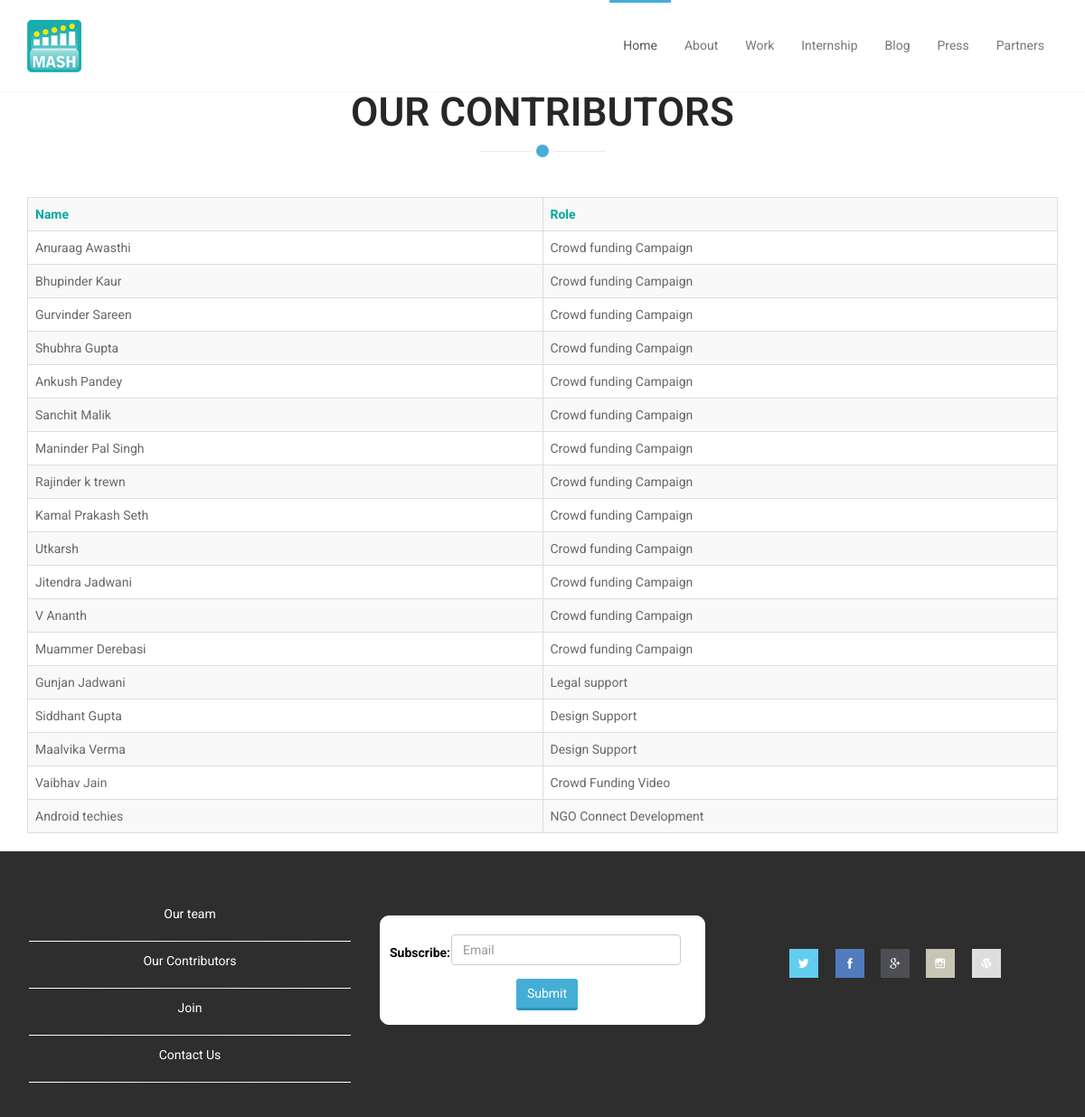
Screenshot of /pages/contributors/contributors with the database file from the repository.
### tables this page shows
CREATE TABLE IF NOT EXISTS `contributors` (
`con_id` int(10) NOT NULL,
  `con_name` varchar(50) NOT NULL,
  `con_role` varchar(100) NOT NULL
);

### application/controllers/pages.php (called while the page is built, shortened)
<?php
class Pages extends CI_Controller {
	function __construct(){
			$this->load->helper('url');
			$this->load->model('press_model');
			$this->load->model('con_model');
			$this->load->model('team_model');
			$this->load->model('project_model');
			$this->load->model('event_model');
			$this->load->model('partner_model');
		}
	public function contributors ( $page= 'contributors')
	{
		$this->load->helper('url');
		$data['results'] = $this->con_model->get_con();
		$data['title'] = "Mash Project";
		$this->load->view('templates/header.php',$data);
		$this->load->view('templates/nav.php',$data);
		$this->load->view('pages/'.$page.'.php');
		$this->load->view('templates/footer.php',$data);
	}
}
?>

### index.php (called while the page is built, shortened)
<?php
require_once BASEPATH.'core/CodeIgniter.php';

### application/models/con_model.php (called while the page is built, shortened)
<?php
	class Con_model extends CI_Model {
		public function get_con($limit =false){
			$query = $this->db->get('contributors',$limit);
			return $query->result_array();
		}
	}
?>

### application/views/templates/tmpl_con.php (the view)
<tr>
       <td class="col-sm-6"><?= $con_name ?></td>
       <td class="col-sm-6"><?= $con_role ?></td>
</tr>

### application/views/pages/contributors.php
<div class="container" id="contributors">
    <div class="section-header">
                <h2 class="section-title text-center">Our Contributors</h2>
            </div>
<div class="table-responsive">
<table class="table table-hover table-striped table-bordered">
    <tr style="color: #01a89e">
        <th class="col-sm-6">Name</th>
        <th class="col-sm-6">Role</th>
    </tr>
   <?php
          foreach ($results as $item) :
                     extract($item);
                  include 'C:\xampp1\htdocs\mashproject\application\views\templates\tmpl_con.php';
                 endforeach
    ?>
</table>
</div>
</div>

### css/main.css (style rules this page uses)
body { padding-top: 100px; background: #fff; font-family: 'Roboto', sans-serif; font-weight: 400; color: #64686d; line-height: 26px; }
h1, h2, h3, h4, h5, h6 { font-weight: 600; font-family: 'Roboto', sans-serif; color: #272727; }
.section-header { margin-bottom: 50px; }
.section-header .section-title { font-size: 44px; color: #272727; text-transform: uppercase; position: relative; padding-bottom: 20px; margin: 0 0 20px; }
.section-header .section-title:before { content: ""; position: absolute; width: 140px; bottom: 0; left: 50%; margin-left: -70px; height: 1px; background: #ebebeb; }
.section-header .section-title:after { content: ""; position: absolute; width: 24px; height: 24px; bottom: -11px; left: 50%; margin-left: -12px; border: 5px solid #fff; border-radius: 20px; background: #45aed6; }

### rows the page displays
contributors: con_name "Anuraag Awasthi", con_role "Crowd funding Campaign"
contributors: con_name "Bhupinder Kaur", con_role "Crowd funding Campaign"
contributors: con_name "Gurvinder Sareen", con_role "Crowd funding Campaign"
contributors: con_name "Shubhra Gupta", con_role "Crowd funding Campaign"
contributors: con_name "Ankush Pandey", con_role "Crowd funding Campaign"
contributors: con_name "Sanchit Malik", con_role "Crowd funding Campaign"
contributors: con_name "Maninder Pal Singh", con_role "Crowd funding Campaign"
contributors: con_name "Rajinder k trewn", con_role "Crowd funding Campaign"
contributors: con_name "Kamal Prakash Seth", con_role "Crowd funding Campaign"
contributors: con_name "Utkarsh", con_role "Crowd funding Campaign"
contributors: con_name "Jitendra Jadwani", con_role "Crowd funding Campaign"
contributors: con_name "V Ananth", con_role "Crowd funding Campaign"
contributors: con_name "Muammer Derebasi", con_role "Crowd funding Campaign"
contributors: con_name "Gunjan Jadwani", con_role "Legal support"
contributors: con_name "Siddhant Gupta", con_role "Design Support"
contributors: con_name "Maalvika Verma", con_role "Design Support"
contributors: con_name "Vaibhav Jain", con_role "Crowd Funding Video"
contributors: con_name "Android techies", con_role "NGO Connect Development"
